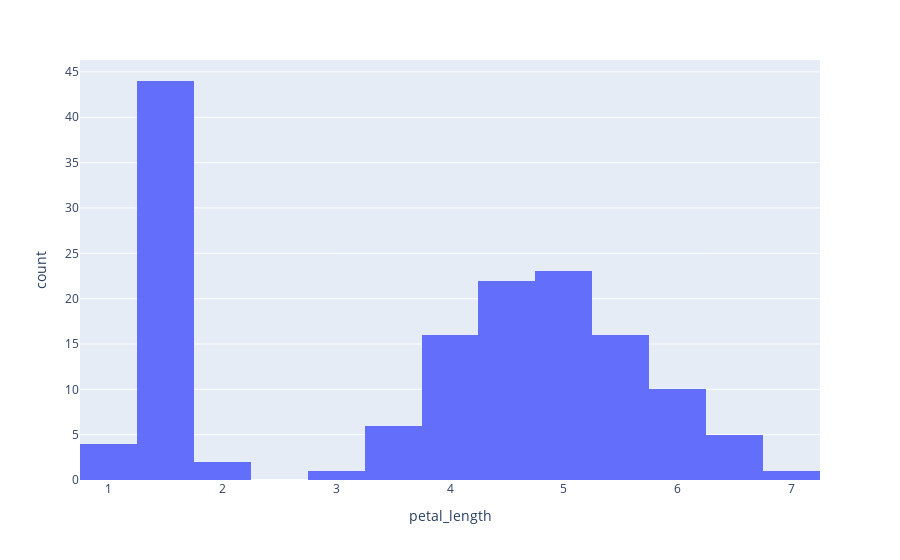

Source (notebook cell):
### Code cell
fig = px.histogram(df, x='petal_length')
fig

### Figure 1 — Plotly figure (JSON) as saved in the notebook; plotly's stock layout.template omitted (floating-point values rounded to 4 significant figures; data arrays with more than 128 entries replaced by an {"elided": "..."} marker saying what was removed)
{"data": [{"alignmentgroup": "True", "bingroup": "x", "hovertemplate": "petal_length=%{x}<br>count=%{y}<extra></extra>", "legendgroup": "", "marker": {"color": "#636efa", "pattern": {"shape": ""}}, "name": "", "offsetgroup": "", "orientation": "v", "showlegend": false, "type": "histogram", "x": {"elided": "150 float values"}, "xaxis": "x", "yaxis": "y"}], "layout": {"barmode": "relative", "legend": {"tracegroupgap": 0}, "margin": {"t": 60}, "xaxis": {"anchor": "y", "domain": [0, 1], "title": {"text": "petal_length"}}, "yaxis": {"anchor": "x", "domain": [0, 1], "title": {"text": "count"}}}}
